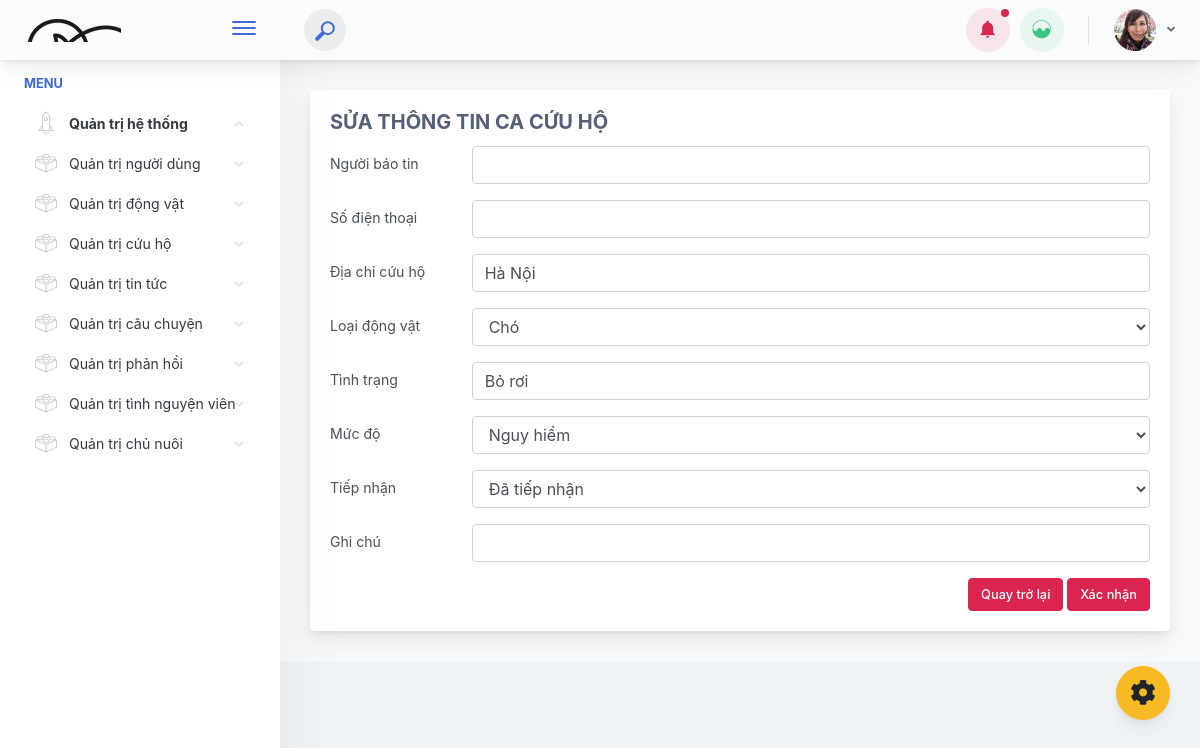
The app's page /admin/quan_tri_cuu_ho/sua/1, older data.
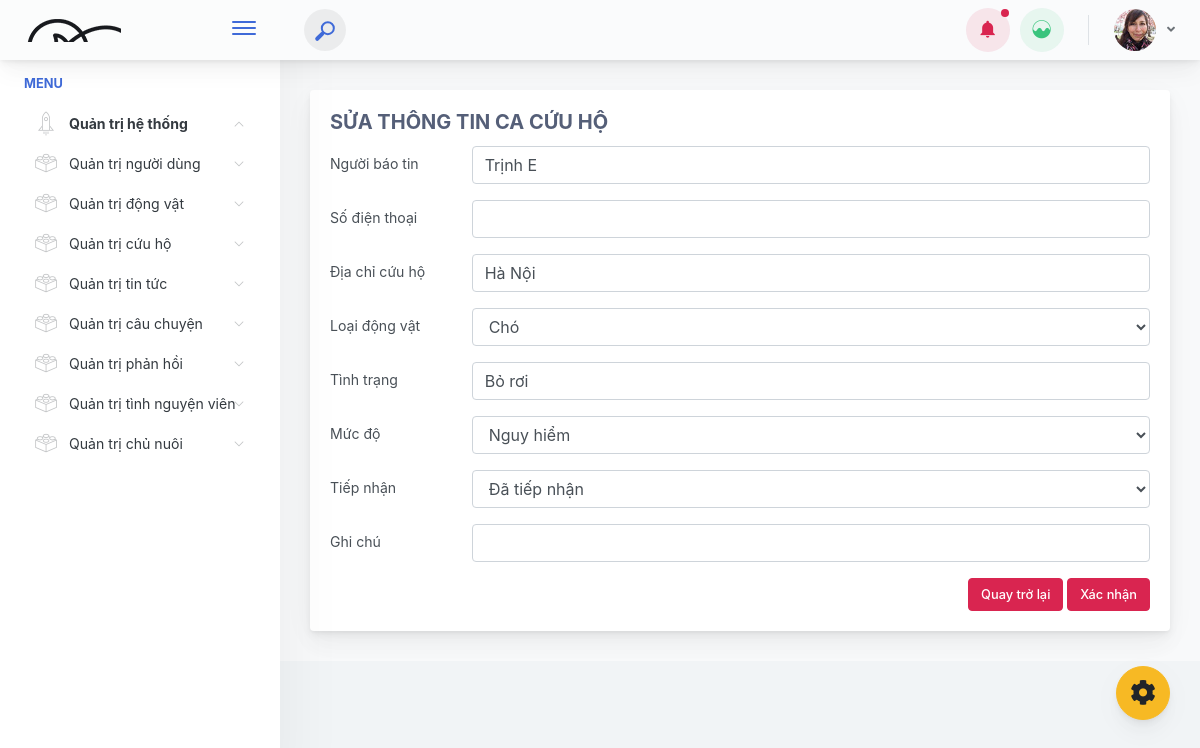
The same page, newer data.
### tables this page shows
CREATE TABLE `tbl_case` (
  `case_id` int(11) NOT NULL,
  `ng_bao_tin` varchar(200) DEFAULT NULL,
  `sdt` varchar(10) DEFAULT NULL,
  `dia_diem_cuu` varchar(200) NOT NULL,
  `thoi_gian` timestamp NOT NULL DEFAULT current_timestamp(),
  `loai_pet_id` int(11) NOT NULL,
  `tinh_trang` varchar(200) NOT NULL,
  `muc_do_id` int(11) NOT NULL,
  `tiep_nhan_id` int(11) NOT NULL,
  `ghi_chu` text DEFAULT NULL
);

### application/controllers/admin/Quan_tri_cuu_ho.php (called while the page is built, shortened)
<?php
class Quan_tri_cuu_ho extends CI_Controller {
	function __construct()
	{
		$this->load->library('pagination');
		$this->load->helper('url');
		$this->load->database();
		$this->load->model('m_cuu_ho');
		$this->load->model('m_loai_pet');
		$this->load->model('m_muc_do');
		$this->load->model('m_tiep_nhan');
	}
	public function sua()
	{
		$id = $this->uri->segment(4);
		$data['cuu_ho'] = $this->m_cuu_ho->lay_cuu_ho_theo_ID($id);
		$data['title'] = "Sửa thông tin ca cứu hộ | United Pets";
		$this->load->view('admin/v_header', $data);
		$this->load->view('admin/v_menu');
		$this->load->view('admin/v_cuu_ho_sua', $data);
	}
}

### index.php (called while the page is built, shortened)
<?php
require_once BASEPATH.'core/CodeIgniter.php';

### application/models/m_cuu_ho.php (called while the page is built, shortened)
<?php
  class m_cuu_ho extends CI_Model {
    public function lay_cuu_ho_theo_ID($id) {
			$query = $this->db->query("
				SELECT *
				FROM tbl_case
				WHERE case_id = ".$id
      );
	    return  $query->row();
    }
  }
?>

### application/views/admin/v_cuu_ho_sua.php (the view, shortened to what the changed rows need)
            <div class="app-main__outer">
                <div class="app-main__inner">
                    <div class="app-page-title">
                        <div class="page-title-wrapper">
                            <div class="main-card mb-12 card" style="width:100%">
                                <div class="card-body"><h3 class="card-title" style="font-size:20px;">SỬA THÔNG TIN CA CỨU HỘ</h3>
                                    <div>
                                    <form method="POST" enctype="multipart/form-data" action="<?=base_url().'admin/quan_tri_cuu_ho/thuc_hien_sua_case';?>">
                                        <div class="position-relative row form-group"><label for="exampleEmail" class="col-sm-2 col-form-label">Người báo tin</label>
                                            <div class="col-sm-10">
                                                <input name="ng_bao_tin" class="form-control" value="<?=$cuu_ho->ng_bao_tin;?>">
                                            </div>
                                        </div>
                                        <div class="position-relative row form-group"><label for="exampleEmail" class="col-sm-2 col-form-label">Địa chỉ cứu hộ</label>
                                            <div class="col-sm-10">
                                                <input name="dia_diem_cuu" class="form-control" value="<?=$cuu_ho->dia_diem_cuu;?>">
                                            </div>
                                        </div>
                                        <div class="position-relative row form-group"><label for="exampleEmail" class="col-sm-2 col-form-label">Tình trạng</label>
                                            <div class="col-sm-10">
                                                <input name="tinh_trang" class="form-control" value="<?=$cuu_ho->tinh_trang;?>">
                                            </div>
                                        </div>
                                    </form>
                                    </div>
                                </div>
                            </div>
                        </div>
                    </div>
                </div>
                </div>
    </div>
</div>
<div class="app-drawer-overlay d-none animated fadeIn"></div><script type="text/javascript" src="<?=base_url();?>assets/scripts/main.87c0748b313a1dda75f5.js"></script></body>
</html>

Row changes from the older to the newer data that the page shows:
changed tbl_case "Hà Nội": ng_bao_tin (not shown) → "Trịnh E"
